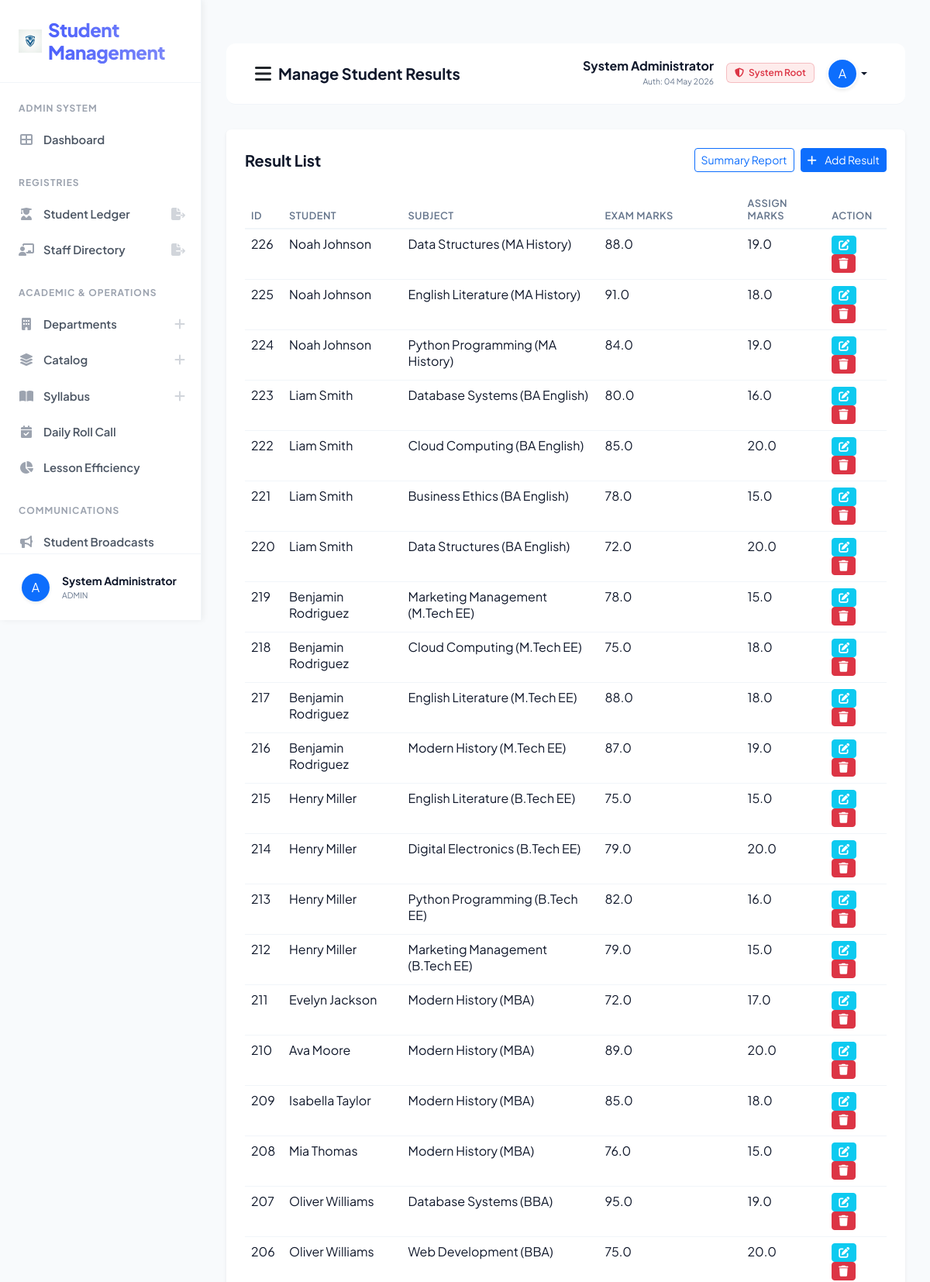
/admin_manage_result/ (signed in, upper part), run on the app's committed database.
### sms/models.py (models this page shows, shortened)
class CustomUser(AbstractUser):
    USER_TYPE_CHOICES = (
        ('ADMIN', 'Admin'),
        ('TEACHER', 'Teacher'),
        ('STUDENT', 'Student'),
    )
    user_type = models.CharField(max_length=10, choices=USER_TYPE_CHOICES, default='ADMIN')
    profile_pic = models.ImageField(upload_to='profile_pics/', null=True, blank=True)
    phone = models.CharField(max_length=15, null=True, blank=True)

class StudentResult(models.Model):
    student = models.ForeignKey(Student, on_delete=models.CASCADE)
    subject = models.ForeignKey(Subject, on_delete=models.CASCADE)
    subject_exam_marks = models.FloatField(default=0)
    subject_assignment_marks = models.FloatField(default=0)
    created_at = models.DateTimeField(auto_now_add=True)
    updated_at = models.DateTimeField(auto_now=True)

class Student(models.Model):
    user = models.OneToOneField(CustomUser, on_delete=models.CASCADE)
    gender = models.CharField(max_length=10)
    address = models.TextField()
    course = models.ForeignKey(Course, on_delete=models.DO_NOTHING)
    created_at = models.DateTimeField(auto_now_add=True)
    updated_at = models.DateTimeField(auto_now=True)

class Subject(models.Model):
    name = models.CharField(max_length=100)
    course = models.ForeignKey(Course, on_delete=models.CASCADE)
    teacher = models.ForeignKey(CustomUser, on_delete=models.CASCADE, limit_choices_to={'user_type': 'TEACHER'})
    created_at = models.DateTimeField(auto_now_add=True)
    updated_at = models.DateTimeField(auto_now=True)

### sms/views/admin_views.py (the view)
# urls.py: path('admin_manage_result/', admin_views.admin_manage_result, name="admin_manage_result"),
def admin_manage_result(request):
    results = StudentResult.objects.all().order_by("-id")
    students = Student.objects.all()
    subjects = Subject.objects.all()
    return render(request, "sms/admin_template/manage_result.html", {
        "results": results,
        "students": students,
        "subjects": subjects
    })

### sms/templates/sms/admin_template/manage_result.html (shortened to what this page needs)
﻿{% extends 'sms/base.html' %}
{% block page_title %}Manage Student Results{% endblock page_title %}
{% block sidebar_nav %}
{% include 'sms/admin_template/sidebar_template.html' with active_page='result_manage' %}
{% endblock sidebar_nav %}
{% block main_content %}
<div class="card shadow-sm border-0 p-4">
    <div class="d-flex justify-content-between align-items-center mb-4">
        <h5 class="fw-bold mb-0">Result List</h5>
        <div class="d-flex gap-2">
            <a href="{% url 'admin_result_report' %}" class="btn btn-outline-primary btn-sm">Summary Report</a>
            <button class="btn btn-primary btn-sm" data-bs-toggle="modal" data-bs-target="#addResultModal"><i
                    class="fas fa-plus me-2"></i> Add Result</button>
        </div>
    </div>
    <div class="table-responsive">
        <table class="table table-hover">
            <thead>
                <tr>
                    <th>ID</th>
                    <th>Student</th>
                    <th>Subject</th>
                    <th>Exam Marks</th>
                    <th>Assign Marks</th>
                    <th>Action</th>
                </tr>
            </thead>
            <tbody>
                {% for row in results %}
                <tr>
                    <td>{{ row.id }}</td>
                    <td>{{ row.student.user.get_full_name }}</td>
                    <td>{{ row.subject.name }}</td>
                    <td>{{ row.subject_exam_marks }}</td>
                    <td>{{ row.subject_assignment_marks }}</td>
                    <td>
                        <a href="{% url 'admin_edit_result' row.id %}" class="btn btn-sm btn-info text-white"><i
                                class="fas fa-edit"></i></a>
                        <a href="{% url 'delete_result_admin' row.id %}" class="btn btn-sm btn-danger"
                            onclick="return confirm('Delete this result record?')"><i class="fas fa-trash"></i></a>
                    </td>
                </tr>
                {% empty %}
                <tr>
                    <td colspan="6" class="text-center">No result records found</td>
                </tr>
                {% endfor %}
            </tbody>
        </table>
    </div>
</div>
{% endblock main_content %}

### sms/templates/sms/base.html (shortened to what this page needs)
<!DOCTYPE html>
{% load static %}
<html lang="en">
<head>
    <link href="https://cdn.jsdelivr.net/npm/bootstrap@5.3.0/dist/css/bootstrap.min.css" rel="stylesheet">
    <link rel="stylesheet" href="https://cdnjs.cloudflare.com/ajax/libs/font-awesome/6.4.0/css/all.min.css">
    <link rel="stylesheet" href="{% static 'css/style.css' %}?v=4.0">
</head>
<body>
    <div class="sidebar" id="sidebar">
        <div class="sidebar-brand d-flex align-items-center">
            <img src="{% static 'images/logo.png' %}" width="30" height="30" class="me-2">
            <h4 class="m-0">Student Management</h4>
        </div>
        <div class="nav flex-column sidebar-scroll flex-grow-1 overflow-y-auto">
            {% block sidebar_nav %}{% endblock sidebar_nav %}
        </div>
        <div class="sidebar-footer border-top p-0 mt-auto">
            <div class="dropup w-100">
                <button class="btn w-100 d-flex align-items-center p-3 border-0 bg-transparent dropdown-toggle no-caret" type="button" data-bs-toggle="dropdown" aria-expanded="false">
                    {% if user.profile_pic %}
                    <img src="{{ user.profile_pic.url }}" width="36" height="36" class="rounded-circle me-3 shadow-sm">
                    {% else %}
                    <div class="bg-primary text-white rounded-circle d-flex align-items-center justify-content-center shadow-sm me-3" style="width: 36px; height: 36px; flex-shrink: 0;">
                        {{ user.username|first|upper }}
                    </div>
                    {% endif %}
                    <div class="text-start overflow-hidden">
                        <div class="fw-bold small text-dark text-truncate">{{ user.get_full_name }}</div>
                        <div class="text-muted text-truncate" style="font-size: 0.65rem;">{{ user.user_type }}</div>
                    </div>
                </button>
            </div>
        </div>
    </div>
    <div class="main-content">
        <nav class="navbar border-bottom">
            <div class="container-fluid">
                <div class="d-flex align-items-center">
                    <button id="sidebarToggle" class="btn btn-link link-dark me-2 p-0">
                        <i class="fas fa-bars fs-4 text-main"></i>
                    </button>
                    <span class="navbar-brand fw-bold text-dark">{% block page_title %}{% endblock page_title %}</span>
                </div>
                <div class="d-flex align-items-center">
                    <div class="dropdown">
                        <button
                            class="btn btn-link dropdown-toggle text-decoration-none text-dark d-flex align-items-center"
                            type="button" data-bs-toggle="dropdown">
                            <div class="text-end me-3 d-none d-md-block">
                                <span class="d-block fw-bold lh-1 mb-1">{{ user.get_full_name }}</span>
                                <span class="d-block text-muted" style="font-size: 0.65rem;">Auth: {{ user.last_login|date:"d M Y" }}</span>
                            </div>
                            {% if user.user_type == "TEACHER" %}
                            <span class="badge bg-soft-success text-success me-3 border border-success border-opacity-25 d-none d-lg-inline-block">
                                <i class="fas fa-certificate me-1"></i> Staff Verified
                            </span>
                            {% elif user.user_type == "STUDENT" %}
                             <span class="badge bg-soft-primary text-primary me-3 border border-primary border-opacity-25 d-none d-lg-inline-block">
                                <i class="fas fa-user-graduate me-1"></i> Student ID Active
                            </span>
                             {% elif user.user_type == "ADMIN" %}
                             <span class="badge bg-soft-danger text-danger me-3 border border-danger border-opacity-25 d-none d-lg-inline-block">
                                <i class="fas fa-shield-alt me-1"></i> System Root
                            </span>
                            {% endif %}
                            {% if user.profile_pic %}
                            <img src="{{ user.profile_pic.url }}" width="40" height="40" class="rounded-circle shadow-sm border border-light">
                            {% else %}
                            <div class="bg-primary text-white rounded-circle d-flex align-items-center justify-content-center shadow-sm"
                                style="width: 40px; height: 40px; border: 2px solid white;">
                                {{ user.username|first|upper }}
                            </div>
                            {% endif %}
                        </button>
                    </div>
                </div>
            </div>
        </nav>
        {% block main_content %}{% endblock main_content %}
    </div>
</body>
</html>

### sms/static/css/style.css (style rules this page uses)
:root { --primary-color: #4d61fc; --primary-hover: #3b4ad9; --sidebar-bg: #ffffff; --sidebar-text: #4b5563; --sidebar-active-bg: #eff6ff; --sidebar-active-text: #4d61fc; --border-color: #f1f5f9; --body-bg: #f8fafc; --card-bg: #ffffff; --text-main: #0f172a; --text-muted: #64748b; --transition-speed: 0.25s; --shadow-premium: 0 10px 40px -10px rgba(0, 0, 0, 0.08); }
.bg-soft-danger { background: rgba(239, 68, 68, 0.1) !important; }
body { background-color: var(--body-bg) !important; color: var(--text-main) !important; font-family: 'Plus Jakarta Sans', sans-serif !important; margin: 0 !important; overflow-x: hidden !important; transition: background-color var(--transition-speed), color var(--transition-speed); }
.sidebar { width: 260px; height: 100vh; position: fixed; top: 0; left: 0; background-color: var(--sidebar-bg); border-right: 1px solid var(--border-color); box-shadow: 2px 0 8px rgba(0,0,0,0.06); z-index: 1060; display: flex; flex-direction: column; overflow: hidden; transition: left var(--transition-speed) ease-in-out; }
.sidebar-brand { padding: 24px !important; border-bottom: 1px solid var(--border-color) !important; flex-shrink: 0 !important; }
.sidebar-brand h4 { margin: 0 !important; font-weight: 800 !important; letter-spacing: -0.5px !important; background: linear-gradient(to right, var(--primary-color), #818cf8); -webkit-background-clip: text; background-clip: text; -webkit-text-fill-color: transparent; }
.sidebar-scroll { overflow-y: auto !important; overflow-x: hidden !important; flex: 1 !important; min-height: 0 !important; flex-wrap: nowrap !important; }
.sidebar-footer { padding: 8px 12px !important; border-top: 1px solid var(--border-color) !important; flex-shrink: 0 !important; }
.no-caret::after { display: none !important; }
.main-content { margin-left: 260px; padding: 32px 32px 100px 32px; min-height: 100vh; box-sizing: border-box; transition: margin-left var(--transition-speed); }
h5.fw-bold { color: var(--text-main); }
.badge { font-weight: 600 !important; padding: 6px 10px !important; }
.table { color: var(--text-main) !important; }
.table thead th { border-bottom: 2px solid var(--border-color) !important; color: var(--text-muted) !important; font-weight: 600 !important; text-transform: uppercase !important; font-size: 0.8rem !important; letter-spacing: 0.5px !important; background-color: transparent !important; }
.table tbody td { border-color: var(--border-color) !important; color: var(--text-main) !important; background-color: transparent !important; }
.navbar { background: var(--card-bg) !important; border-bottom: 1px solid var(--border-color) !important; padding: 12px 24px !important; margin-bottom: 32px !important; border-radius: 12px !important; transition: background var(--transition-speed), border-color var(--transition-speed); }
.text-dark { color: var(--text-main) !important; }
.text-muted { color: var(--text-muted) !important; }

### data on the page
CustomUser: username|first "A", get_full_name "System Administrator", user_type "ADMIN", last_login "04 May 2026"
StudentResult: id "226", student.user.get_full_name "Noah Johnson", subject.name "Data Structures (MA History)", subject_exam_marks "88.0", subject_assignment_marks "19.0"
StudentResult: id "225", student.user.get_full_name "Noah Johnson", subject.name "English Literature (MA History)", subject_exam_marks "91.0", subject_assignment_marks "18.0"
StudentResult: id "224", student.user.get_full_name "Noah Johnson", subject.name "Python Programming (MA History)", subject_exam_marks "84.0", subject_assignment_marks "19.0"
StudentResult: id "223", student.user.get_full_name "Liam Smith", subject.name "Database Systems (BA English)", subject_exam_marks "80.0", subject_assignment_marks "16.0"
StudentResult: id "222", student.user.get_full_name "Liam Smith", subject.name "Cloud Computing (BA English)", subject_exam_marks "85.0", subject_assignment_marks "20.0"
StudentResult: id "221", student.user.get_full_name "Liam Smith", subject.name "Business Ethics (BA English)", subject_exam_marks "78.0", subject_assignment_marks "15.0"
StudentResult: id "220", student.user.get_full_name "Liam Smith", subject.name "Data Structures (BA English)", subject_exam_marks "72.0", subject_assignment_marks "20.0"
StudentResult: id "219", student.user.get_full_name "Benjamin Rodriguez", subject.name "Marketing Management (M.Tech EE)", subject_exam_marks "78.0", subject_assignment_marks "15.0"
StudentResult: id "218", student.user.get_full_name "Benjamin Rodriguez", subject.name "Cloud Computing (M.Tech EE)", subject_exam_marks "75.0", subject_assignment_marks "18.0"
StudentResult: id "217", student.user.get_full_name "Benjamin Rodriguez", subject.name "English Literature (M.Tech EE)", subject_exam_marks "88.0", subject_assignment_marks "18.0"
StudentResult: id "216", student.user.get_full_name "Benjamin Rodriguez", subject.name "Modern History (M.Tech EE)", subject_exam_marks "87.0", subject_assignment_marks "19.0"
StudentResult: id "215", student.user.get_full_name "Henry Miller", subject.name "English Literature (B.Tech EE)", subject_exam_marks "75.0", subject_assignment_marks "15.0"
StudentResult: id "214", student.user.get_full_name "Henry Miller", subject.name "Digital Electronics (B.Tech EE)", subject_exam_marks "79.0", subject_assignment_marks "20.0"
StudentResult: id "213", student.user.get_full_name "Henry Miller", subject.name "Python Programming (B.Tech EE)", subject_exam_marks "82.0", subject_assignment_marks "16.0"
StudentResult: id "212", student.user.get_full_name "Henry Miller", subject.name "Marketing Management (B.Tech EE)", subject_exam_marks "79.0", subject_assignment_marks "15.0"
StudentResult: id "211", student.user.get_full_name "Evelyn Jackson", subject.name "Modern History (MBA)", subject_exam_marks "72.0", subject_assignment_marks "17.0"
StudentResult: id "210", student.user.get_full_name "Ava Moore", subject.name "Modern History (MBA)", subject_exam_marks "89.0", subject_assignment_marks "20.0"
StudentResult: id "209", student.user.get_full_name "Isabella Taylor", subject.name "Modern History (MBA)", subject_exam_marks "85.0", subject_assignment_marks "18.0"
StudentResult: id "208", student.user.get_full_name "Mia Thomas", subject.name "Modern History (MBA)", subject_exam_marks "76.0", subject_assignment_marks "15.0"
StudentResult: id "207", student.user.get_full_name "Oliver Williams", subject.name "Database Systems (BBA)", subject_exam_marks "95.0", subject_assignment_marks "19.0"
StudentResult: id "206", student.user.get_full_name "Oliver Williams", subject.name "Web Development (BBA)", subject_exam_marks "75.0", subject_assignment_marks "20.0"
